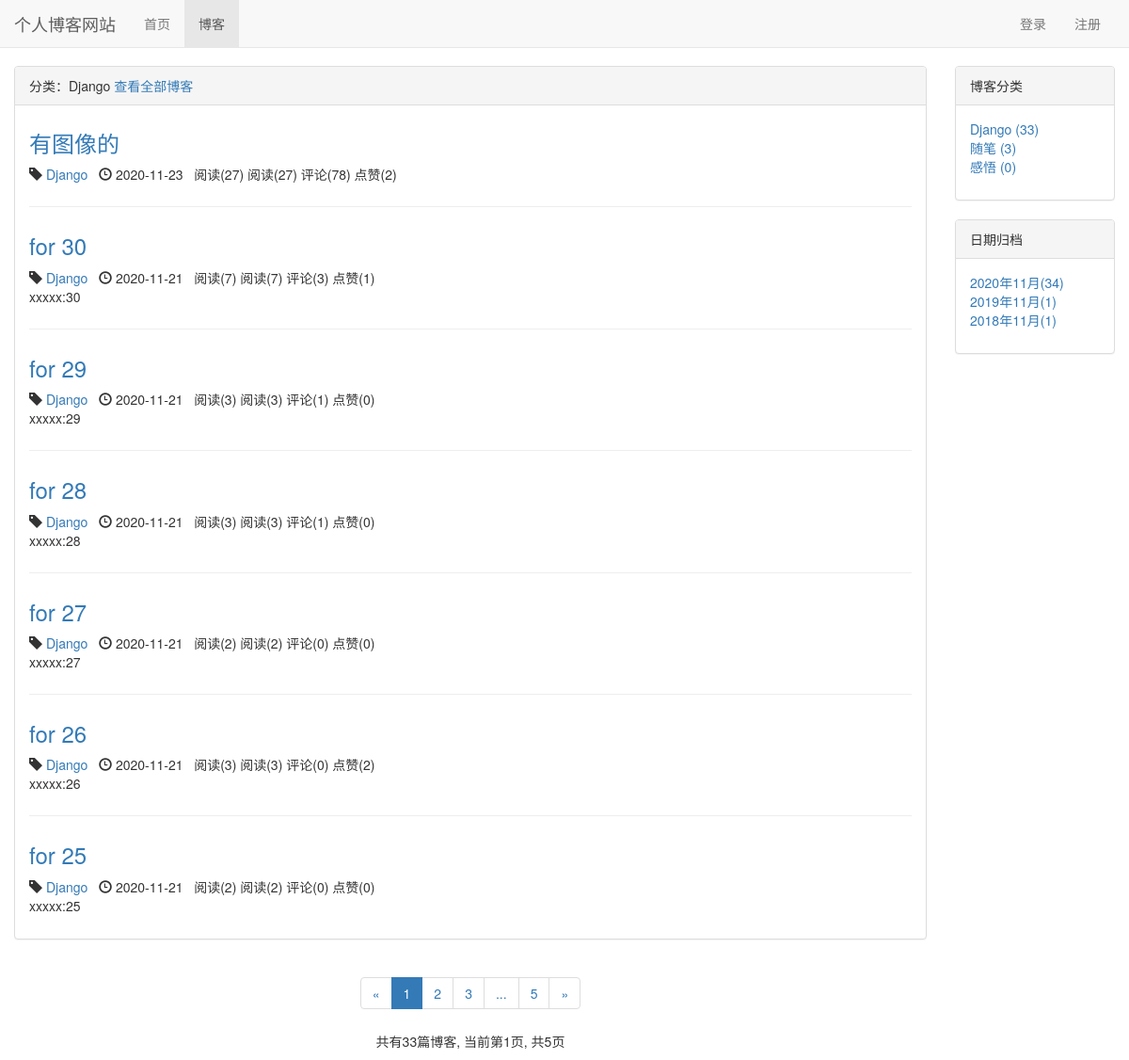
The page /blog/type/1 on the database its author committed.
### blog/models.py (models this page shows, shortened)
class BlogType(models.Model):
    type_name = models.CharField(max_length=20, verbose_name="博客类型")
    created_time = models.DateTimeField(auto_now_add=True, verbose_name="添加时间")
    def __str__(self):
        return self.type_name

class Blog(models.Model, ReadNumExpandMethod):
    title = models.CharField(max_length=50, verbose_name="标题")
    blog_type = models.ForeignKey(BlogType, on_delete=models.CASCADE, verbose_name="博客类型")
    content = RichTextUploadingField(verbose_name="正文")
    author = models.ForeignKey(User, on_delete=models.CASCADE, verbose_name="作者")
    read_details = GenericRelation(ReadDetaill)
    created_time = models.DateTimeField(auto_now_add=True, verbose_name="添加时间")
    last_updated_time = models.DateTimeField(auto_now=True, verbose_name="最后修改")
    class Meta:
        ordering = ["-created_time"]  # 根据创建时间进行排序

### read_statistics/models.py (models this page shows)
class ReadNum(models.Model):
    read_num = models.IntegerField(default=0, verbose_name="阅读计数")
    content_type = models.ForeignKey(ContentType, on_delete=models.DO_NOTHING)
    object_id = models.PositiveIntegerField()
    content_object = GenericForeignKey('content_type', 'object_id')

### likes/models.py (models this page shows)
class LikeCount(models.Model):
    content_type = models.ForeignKey(ContentType, on_delete=models.CASCADE)
    object_id = models.PositiveIntegerField()
    content_object = GenericForeignKey('content_type', 'object_id')
    like_num = models.IntegerField(default=0)

### blog/views.py (the view)
# urls.py: path('type/<int:blog_type_pk>', blog_with_type, name='blog_with_type'),
def blog_with_type(requset, blog_type_pk):
    blog_type = get_object_or_404(BlogType, pk=blog_type_pk)
    blogs_all_list = Blog.objects.filter(blog_type=blog_type)
    context = get_blog_list_common_data(blogs_all_list, requset)
    context['blog_type'] = blog_type
    return render(requset, "blog/blog_with_type.html", context)

### comment/templatetags/comment_tags.py (called while the page is built)
@register.simple_tag
def get_comment_count(obj):
    content_type = ContentType.objects.get_for_model(obj)
    return Comment.objects.filter(content_type=content_type, object_id=obj.pk).count()

### likes/templatetags/likes_tags.py (called while the page is built)
@register.simple_tag
def get_like_count(obj):
    content_type = ContentType.objects.get_for_model(obj)
    like_count, created = LikeCount.objects.get_or_create(content_type=content_type, object_id=obj.pk)
    return like_count.like_num

### read_statistics/models.py (called while the page is built)
    def get_read_num(self):
        try:
            ct = ContentType.objects.get_for_model(self)
            readnum = ReadNum.objects.get(content_type=ct, object_id=self.pk)
            return readnum.read_num
        except exceptions.ObjectDoesNotExist:
            return 0

### user/context_processors.py (called while the page is built)
def login_model_form(request):
    return {'login_model_form': LoginForm()}

### blog/templates/blog/blog_with_type.html (shortened to what this page needs)
{% extends 'blog/blog_list.html' %}
{% block blog_list_title %}
    分类：{{ blog_type.type_name }}
    <a href="{% url 'blog_list' %}">查看全部博客</a>
{% endblock %}

### blog/templates/blog/blog_list.html (shortened to what this page needs)
{% extends 'base.html' %}
{% load staticfiles %}
{% load comment_tags %}
{% load likes_tags %}
{% block nav_blog_active %}active{% endblock %}
{% block header_extends %}
  <link rel="stylesheet" href="{% static 'blog/blog.css' %}">
{% endblock %}
{% block conetent %}
  <div class="container-fluid">
    <div class="row">
      <div class="col-xs-12 col-sm-8 col-md-9 col-lg-10">
        <div class="panel panel-default">
          <div class="panel-heading">{% block blog_list_title %}博客列表{% endblock %}
          </div>
          <div class="panel-body">
            {% for blog in blogs %}
              <div class="blog">
                <h3><a href="{% url 'blog_detail' blog.pk %}"><h3>{{ blog.title }}</h3></a></h3>
                <p class="blog-info">
                  <span class="glyphicon glyphicon-tag"></span>
                  <a href="{% url 'blog_with_type' blog.blog_type.pk %}">{{ blog.blog_type }}</a>&nbsp;&nbsp;
                  <span class="glyphicon glyphicon-time"></span>
                  {{ blog.created_time|date:"Y-m-d" }}&nbsp;&nbsp;
                  阅读({{ blog.get_read_num }})
                  阅读({{ blog.get_read_num }})
                  评论({% get_comment_count blog %})
                  点赞({% get_like_count blog %})
                </p>
                <p>{{ blog.content|striptags|truncatechars:120 }}</p>
              </div>
            {% empty %}
              <div class="blog">
                <h3>暂无博客，敬请期待</h3>
              </div>
            {% endfor %}
          </div>
        </div>
        <div class="paginator">
          <ul class="pagination">
            <li>
              {% if page_of_blogs.has_previous %}
                <a href="?page={{ page_of_blogs.previous_page_number }}" aria-label="Previous">
                  <span aria-hidden="true">&laquo;</span>
                </a>
              {% else %}
                <span aria-hidden="true">&laquo;</span>
              {% endif %}
            </li>
            {% for page_num in page_range %}
              {% if page_num == page_of_blogs.number %}
                <li class="active"><span>{{ page_num }}</span></li>
              {% else %}
                {% if page_num == "..." %}
                  <li><span>{{ page_num }}</span></li>
                {% else %}
                  <li><a href="?page={{ page_num }}">{{ page_num }}</a></li>
                {% endif %}
              {% endif %}
            {% endfor %}
            <li>
              {% if page_of_blogs.has_next %}
                <a href="?page={{ page_of_blogs.next_page_number }}" aria-label="Next">
                  <span aria-hidden="true">&raquo;</span>
                </a>
              {% else %}
                <span aria-hidden="true">&raquo;</span>
              {% endif %}
            </li>
          </ul>
          <p>
            共有{{ page_of_blogs.paginator.count }}篇博客,
            当前第{{ page_of_blogs.number }}页,
            共{{ page_of_blogs.paginator.num_pages }}页
          </p>
        </div>
      </div>
      <div class="hidden-xs col-sm-4 col-md-3 col-lg-2">
        <div class="panel panel-default">
          <div class="panel-heading">博客分类</div>
          <div class="panel-body">
            <ul class="blog-types">
              {% for blog_type in blog_types %}
                <li>
                  <a href="{% url 'blog_with_type' blog_type.pk %}">
                    {{ blog_type.type_name }} ({{ blog_type.blog_count }})
                  </a>
                </li>
              {% empty %}
                <li>暂无分类</li>
              {% endfor %}
            </ul>
          </div>
        </div>
        <div class="panel panel-default">
          <div class="panel-heading">日期归档</div>
          <div class="panel-body">
            <ul class="blog-types">
              {% for blog_date,blog_count in blog_dates.items %}
                <li>
                  <a href="{% url 'blog_with_date' blog_date.year blog_date.month %}">
                    {{ blog_date|date:"Y年m月" }}({{ blog_count }})
                  </a>
                </li>
              {% endfor %}
            </ul>
          </div>
        </div>
      </div>
    </div>
  </div>
{% endblock %}

### static/css/base.css (style rules this page uses)
* { margin: 0; padding: 0; }
body { margin-top: 70px!important; }
ul { list-style: none; }

### blog/static/blog/blog.css (style rules this page uses)
ul.blog-types { list-style: none; }
div.blog:not(:last-child) { margin-bottom: 2em; padding-bottom: 1em; border-bottom: 1px solid #eee; }
div.blog h3 { margin-top: 0.5em; }
div.blog p.blog-info { margin-bottom: 0; }
div.paginator { text-align: center; }

### rows shown on the page
BlogType: type_name "Django", blog_count "33"
Blog: title "有图像的", blog_type "Django", created_time "2020-11-23", get_read_num "27", id "78", id.like_num "2"
Blog: title "for 30", blog_type "Django", created_time "2020-11-21", get_read_num "7", id "3", id.like_num "1", content "xxxxx:30"
Blog: title "for 29", blog_type "Django", created_time "2020-11-21", get_read_num "3", id "1", id.like_num "0", content "xxxxx:29"
Blog: title "for 28", blog_type "Django", created_time "2020-11-21", get_read_num "3", id "1", id.like_num "0", content "xxxxx:28"
Blog: title "for 27", blog_type "Django", created_time "2020-11-21", get_read_num "2", id "0", id.like_num "0", content "xxxxx:27"
Blog: title "for 26", blog_type "Django", created_time "2020-11-21", get_read_num "3", id "0", id.like_num "2", content "xxxxx:26"
Blog: title "for 25", blog_type "Django", created_time "2020-11-21", get_read_num "2", id "0", id.like_num "0", content "xxxxx:25"
BlogType: type_name "随笔", blog_count "3"
BlogType: type_name "感悟", blog_count "0"

### other values the page prints
{{ page_num }} "1"
{{ page_num }} "2" "3" "5"
{{ page_num }} "..."
{{ page_of_blogs.paginator.count }} "33"
{{ page_of_blogs.number }} "1"
{{ page_of_blogs.paginator.num_pages }} "5"
{{ blog_date|date:"Y年m月" }} "2020年11月" "2019年11月" "2018年11月"
{{ blog_count }} "34" "1" "1"
